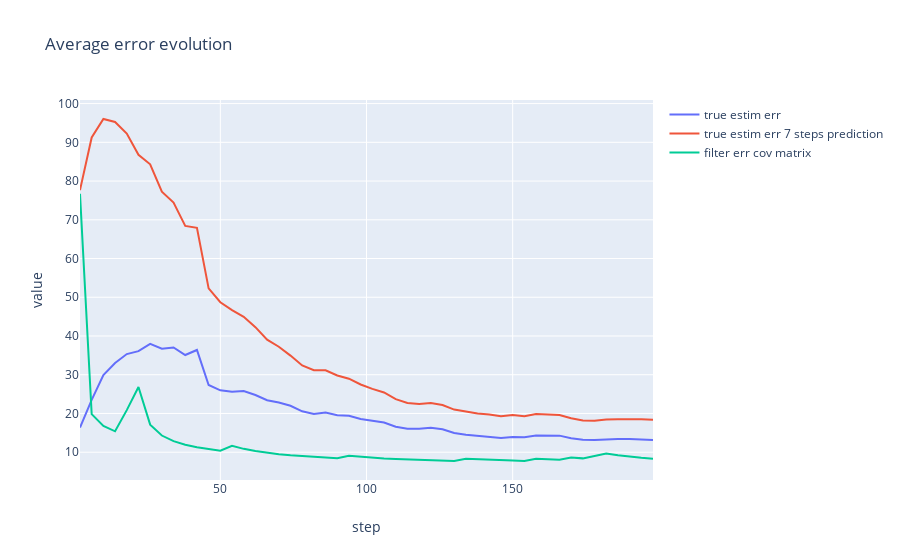

Here is the notebook cell this chart was saved with:
### Markdown cell above
c) P = 0.7

### Code cell
M = 500
N = 200
steps = np.linspace(2, N-2)

err_filt, err_filt_pred = error_calculation(P_0=[[10000, 0], [0, 10000]], prob_of_gap=0.7)
filt_err_estim = np.sqrt(kalman_data[3][:,0,0])

# Plot results
plot(3, [steps, steps, steps], [err_filt[2:], err_filt_pred[2:], filt_err_estim[2:]], title='Average error evolution',
     xlable='step', ylable='value',
     legend=['true estim err', 'true estim err 7 steps prediction', 'filter err cov matrix'])

### Figure 1 — Plotly figure (JSON) as saved in the notebook; plotly's stock layout.template omitted (floating-point values rounded to 4 significant figures; data arrays with more than 128 entries replaced by an {"elided": "..."} marker saying what was removed)
{"data": [{"mode": "lines", "name": "true estim err", "showlegend": true, "type": "scatter", "x": [2, 6, 10, 14, 18, 22, 26, 30, 34, 38, 42, 46, 50, 54, 58, 62, 66, 70, 74, 78, 82, 86, 90, 94, 98, 102, 106, 110, 114, 118, 122, 126, 130, 134, 138, 142, 146, 150, 154, 158, 162, 166, 170, 174, 178, 182, 186, 190, 194, 198], "y": {"elided": "198 float values"}}, {"mode": "lines", "name": "true estim err 7 steps prediction", "showlegend": true, "type": "scatter", "x": [2, 6, 10, 14, 18, 22, 26, 30, 34, 38, 42, 46, 50, 54, 58, 62, 66, 70, 74, 78, 82, 86, 90, 94, 98, 102, 106, 110, 114, 118, 122, 126, 130, 134, 138, 142, 146, 150, 154, 158, 162, 166, 170, 174, 178, 182, 186, 190, 194, 198], "y": {"elided": "191 float values"}}, {"mode": "lines", "name": "filter err cov matrix", "showlegend": true, "type": "scatter", "x": [2, 6, 10, 14, 18, 22, 26, 30, 34, 38, 42, 46, 50, 54, 58, 62, 66, 70, 74, 78, 82, 86, 90, 94, 98, 102, 106, 110, 114, 118, 122, 126, 130, 134, 138, 142, 146, 150, 154, 158, 162, 166, 170, 174, 178, 182, 186, 190, 194, 198], "y": {"elided": "198 float values"}}], "layout": {"title": {"text": "Average error evolution"}, "xaxis": {"title": {"text": "step"}}, "yaxis": {"title": {"text": "value"}}}}
